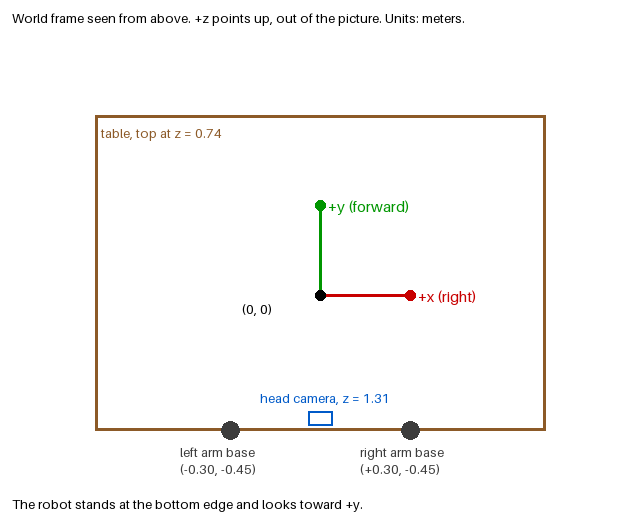
#> input picture interface/frame.png, 640 x 520 px; its folder holds only this picture in this run
$ python -i vision.py   (imports and definitions only)
#> lines starting #> are read from the running program, lines starting #| are printed output that depends on the picture
#> further down, picture is the input picture: shape (520, 640, 3); mean B, G, R 248.6, 249.5, 250.1
"""RGB measurement for the carton_items tool.

Inputs: observations from api.observe() (PNG per camera, camera intrinsics/extrinsics), the table height from the shared
table_plane tool, and the carton model of the CURRENT episode, measured by measure_model() (command carton_survey) from
the head image and one wrist view of the carton. No size, height or position of the carton, its openings, its lid or the
items is stored in this file or next to it: the numbers below are camera/robot constants, generic search ranges or
design thresholds, each marked as such. Without a measured model the carton functions raise ModelMissing.

What carton_survey measures (all in the episode, all RGB):
  - table contact edge: the lowest white pixels of the carton silhouette in the head image, on the table_plane height
    (exact: they touch the table); gives the carton's yaw, its front edge and its width;
  - openings: four dark discs inside the silhouette in the head image (seeds); their height, centres and radius come
    from a two-view sweep: each seed's head ray is cut at candidate heights and the circle there is scored on the rim
    contrast in the wrist image (plate bright outside, opening darker inside);
  - hinge: the thin dark gap line just beyond the rear openings in the head image, cut at the height where the same
    line is darkest in the wrist image (two-view);
  - lid top: the far silhouette boundary in the head image, cut at the height where the wrist image shows the same
    white-to-background edge (two-view).
fit_carton then tracks the carton's pose (x, y, yaw) and lid angle in later head images with that measured model.

Conventions: pixel (u, v) <-> camera ray as in agent/INTERFACE.md (u = fx*x/z + cx). World z up, metres.
Carton frame: origin on the table under the measured body centre, x along the measured front edge (right), y toward the
hinge (back), z up.
"""
import warnings
from itertools import combinations

import cv2
import numpy as np

CAM = {"head": "cam_head", "wrist_l": "cam_left_wrist", "wrist_r": "cam_right_wrist",
       "left": "cam_left_wrist", "right": "cam_right_wrist"}
CUP_NAMES = ("front_left", "front_right", "rear_left", "rear_right")


class ModelMissing(RuntimeError):
    """No carton model has been measured in this episode (run carton_survey)."""


class MeasureError(RuntimeError):
    def __init__(self, reason, detail=None):
        super().__init__(reason)
        self.reason, self.detail = reason, detail or {}


# ---- the measured model of the current episode -----------------------------------------------------------------
# Set by tool.run() from the episode cache before every command (None when nothing was measured in this episode).
MODEL = None
_W = _D = _H = None
BODY = LID_OPEN = HINGE = HOLES = None
LID_Y = LID_TOP = HOLE_R = PLATE_Z = None


# [16 lines left out: function use_model, not called in this run]


def need_model():
    if MODEL is None:
        raise ModelMissing("carton_not_measured")


# ---- cameras -------------------------------------------------------------------------------------------------------
def image(obs, cam):
    data = obs["png"][CAM.get(cam, cam)]
    return cv2.imdecode(np.frombuffer(data, np.uint8), cv2.IMREAD_COLOR)


def camera(obs, cam):
    c = obs["cameras"][CAM.get(cam, cam)]
    return np.asarray(c["intrinsics"], float), np.asarray(c["extrinsics_world"], float)


# [19 lines left out: functions project, rays, on_plane, not called in this run]


# ---- colour masks (thresholds checked on historical RGB frames, see NOTES.md) ----------------------------------------
def white_mask(bgr):
    hsv = cv2.cvtColor(bgr, cv2.COLOR_BGR2HSV)
    return (hsv[..., 1] <= 45) & (hsv[..., 2] >= 140)


# [21 lines left out: functions item_mask, item_mask_close, not called in this run]


def finger_fraction(bgr):
    """Share of the wrist image's fingertip region (x, y 160-480) covered by the largest smooth item-coloured component,
    shading included. C1 bench and archived frames: item held after a lift 0.36-0.58, empty gripper 0.01-0.05; at the
    grasp pose before closing, item between the fingers 0.25, item off to one side 0.10."""
    hsv = cv2.cvtColor(bgr, cv2.COLOR_BGR2HSV)
#> hsv: shape (520, 640, 3); mean H, S, V 0.6, 3.7, 250.6
    h, s, v = [hsv[..., k].astype(np.float32) for k in range(3)]
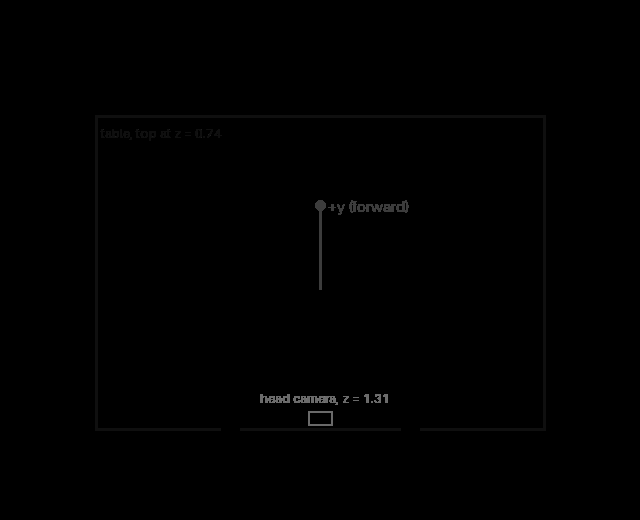
#> h: shape (520, 640) float32; min 0, max 120, mean 0.6
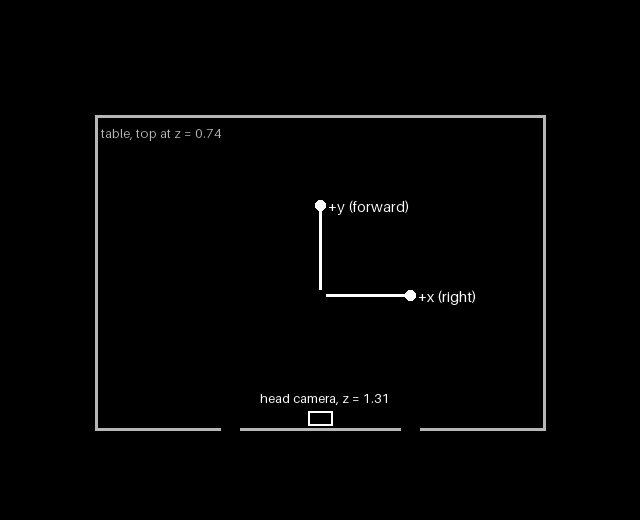
#> s: shape (520, 640) float32; min 0, max 255, mean 3.7
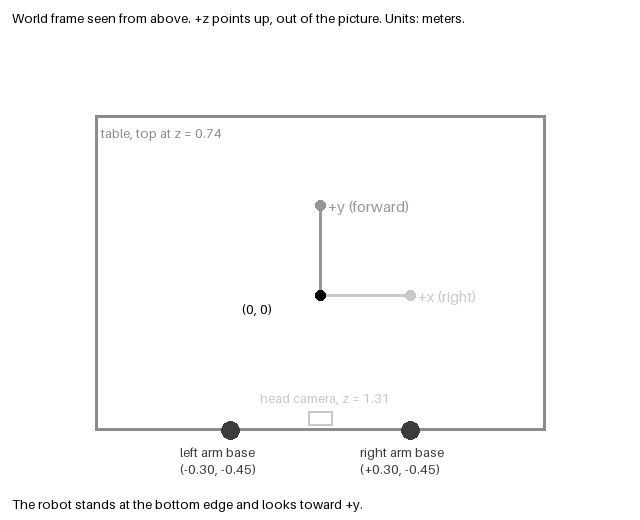
#> v: shape (520, 640) float32; min 0, max 255, mean 250.6
    var = cv2.blur(v * v, (5, 5)) - cv2.blur(v, (5, 5)) ** 2
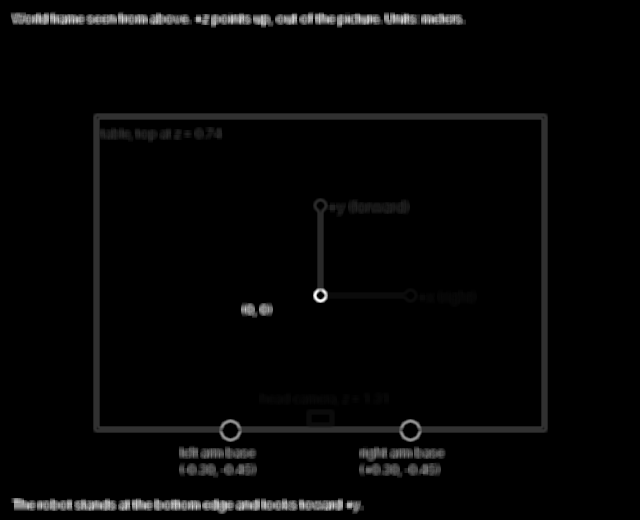
#> var: shape (520, 640) float32; min 0, max 16230.2, mean 363.4; drawn with min black and max white
    m = ((h >= 12) & (h <= 21) & (s >= 40) & (s <= 175) & (v >= 90) & (v <= 245) & (var < 40)).astype(np.uint8)
#> m: shape (520, 640); every value is 0
    m = cv2.morphologyEx(m, cv2.MORPH_OPEN, np.ones((5, 5), np.uint8))
    roi = m[160:480, 160:480]
#> roi: shape (320, 320); every value is 0
    n, lab, st, _ = cv2.connectedComponentsWithStats(roi)
#> lab: shape (320, 320) int32; every value is 0
#> n = 1; st = [[0, 0, 320, 320, 102400]]
    big = max([int(st[i, 4]) for i in range(1, n)] + [0])
#> big = 0
    return big / roi.size


def dark_mask(bgr):
    hsv = cv2.cvtColor(bgr, cv2.COLOR_BGR2HSV)
    return hsv[..., 2] < 60


# ---- carton model --------------------------------------------------------------------------------------------------
def rot_z(yaw):
    c, s = np.cos(yaw), np.sin(yaw)
    return np.array([[c, -s, 0], [s, c, 0], [0, 0, 1.0]])


# [6 lines left out: function lid_points, not called in this run]


def to_world(P, xy, yaw=0.0, z=0.0):
    return np.asarray(P) @ rot_z(yaw).T + np.array([xy[0], xy[1], z])


def carton_points(xy, yaw=0.0, close_deg=0.0, z=0.0):
    need_model()
    return to_world(BODY, xy, yaw, z), to_world(lid_points(close_deg), xy, yaw, z)


# [12 lines left out: function silhouette, not called in this run]


# design values of the orientation search (no orientation prior: the full circle is searched)
YAW_COARSE_DEG = tuple(range(-180, 180, 15))   # design: coarse orientation grid
YAW_MODE_SEP_DEG = 30.0                        # design: two orientations closer than this are one hypothesis
YAW_AMBIG_IOU = 0.02                           # design: another orientation this close to the best fit is reported (ambiguous)
YAW_ERR_IOU = 0.005                            # design: orientations within this IoU of the best give the reported yaw error


def wrap_deg(a):
    return float((a + 180.0) % 360.0 - 180.0)


def yaw_diff(a, b):
    return abs(wrap_deg(a - b))


# [127 lines left out: function fit_carton, not called in this run]


def carton_yaw(carton):
    return np.radians(float(carton.get("yaw_deg", 0.0)))


# [4 lines left out: function carton_axes, not called in this run]


def from_carton(carton, P):
    """Carton frame (origin at the base centre, z up from the base) -> world."""
    return to_world(np.asarray(P, float).reshape(-1, 3), carton["xy"], carton_yaw(carton), float(carton["base_z"]))


# [166 lines left out: functions to_carton, hole_world, ellipse_mask, surface_height_bound, cup_states, split_item_blob, not called in this run]


SINGLE_SOLIDITY = 0.93     # design: a lone smooth item is a convex blob; touching/overlapping items leave a concave union


# [70 lines left out: functions blob_solidity, find_items, not called in this run]


# ---- in-episode measurement of the carton model (carton_survey) --------------------------------------------------
WORK_X_M, WORK_Y_M = (-0.75, 0.75), (-0.75, 0.60)   # robot: the HexaShell xy workspace (same window as tools/table_plane)
OBJECT_MAX_M = 0.40          # generic: a white component wider than this on the table is not an object the arms handle
MIN_COMPONENT_PX = 1200      # generic: smallest white silhouette considered (pixels)
Z_SEARCH_M = (0.005, 0.40)   # generic: two-view heights are searched from 5 mm to 40 cm above the measured table
EDGE_TOL_M = 0.003           # design: inlier distance of a straight table-contact edge (RANSAC)
LINE_TOL_PX = 1.5            # design: inlier distance of a straight image line (RANSAC)
SEED_KERNEL_PX = 31          # design: dark features narrower than this (head image) are opening seeds / thin lines
SEED_DARK = 5.0              # design: grey levels darker than the surrounding white
SEED_AREA_FRAC = (0.01, 0.12)  # design: a seed covers 1-12 % of the silhouette (relative, no size)
SEED_SOLIDITY = 0.75         # design: seeds are compact blobs (a shaded far wall makes a rear opening crescent-like)
GRID_COST_MAX = 0.35         # design: the four seeds form a parallelogram within 35 %
THIN_DARK = 4.0              # design: grey-level depth of a thin dark gap line
RIM_FACTORS = np.arange(0.45, 1.101, 0.05)   # design: rim radius searched as 0.45-1.1 x the seed's equivalent radius
RIM_RING = (0.88, 1.12)      # design: inner / outer sample circles of a rim, as fractions of its radius
RIM_MIN = 6.0                # design: minimum rim contrast (grey levels, wrist image) for an accepted opening sweep
EDGE_MIN = 15.0              # design: minimum white-to-background contrast for the lid edge sweep (grey levels)
XY_REFINE_M = 0.010          # design: an opening centre may move this far from its head seed ray in the wrist refinement
ANG48 = np.linspace(0.0, 2.0 * np.pi, 48, endpoint=False)


# [276 lines left out: functions _fill, carton_component, _robust_line, _column_extremes, front_edge, opening_seeds and 7 more, not called in this run]


def _grey(bgr):
    return cv2.GaussianBlur(cv2.cvtColor(bgr, cv2.COLOR_BGR2GRAY).astype(np.float32), (3, 3), 0)


# [142 lines left out: functions _plateau_centre, sweep_openings, _sweep_openings, sweep_line, _sweep_line, measure_openings, not called in this run]


def hinge_estimate(head, plate_world_z):
    """Where the hinge line is if it lies near the measured opening plane (planning the second look only)."""
    return on_plane(head["K"], head["T"], head["hinge_px"], plate_world_z).mean(axis=0)


# [87 lines left out: functions measure_lines, measure_model, assemble_model, rebase_model, not called in this run]

>>> import cv2
>>> picture = cv2.imread('../../../../interface/frame.png')
>>> result = finger_fraction(picture)
#> result = 0
